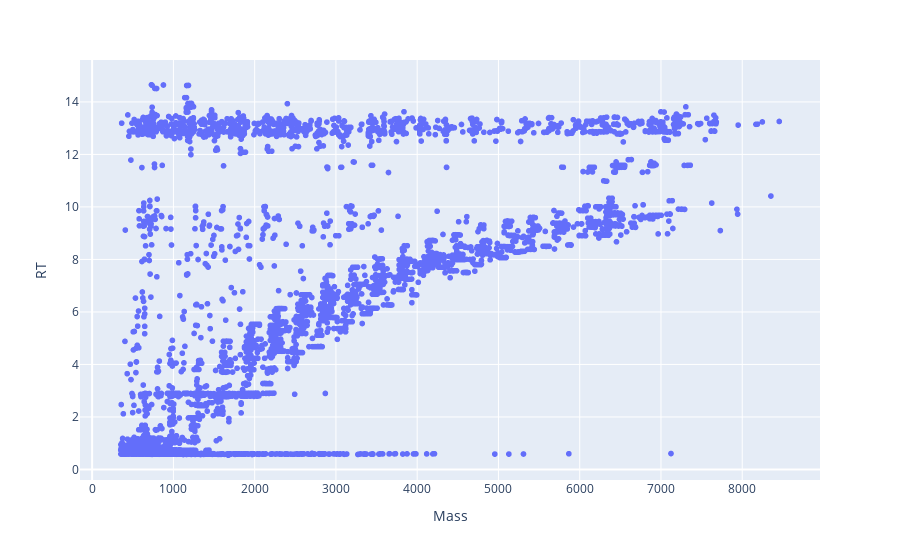
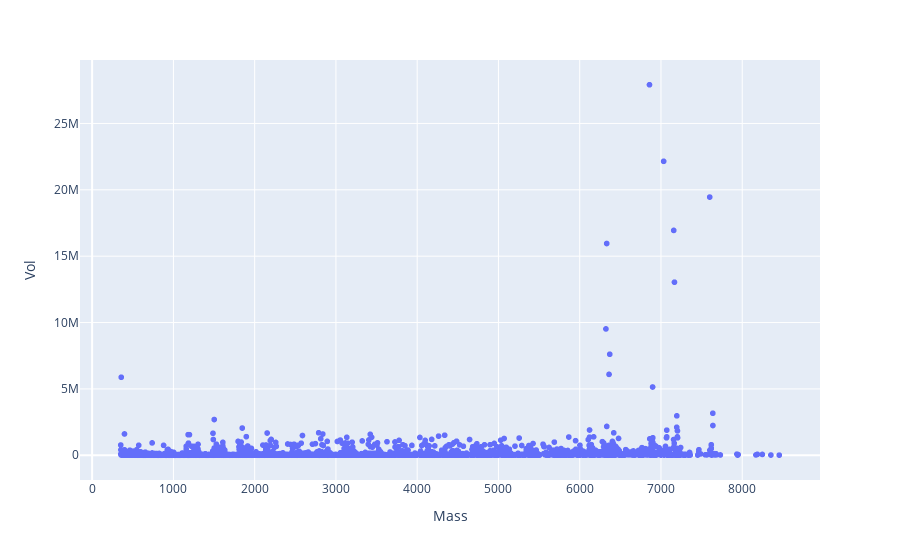

Write notebook code for charts like these, in order.
### Code cell
# df_sample = df_2mix[(df_2mix.Mass<8000)&(df_2mix.RT<15)]
# df_sample = df_simulated_5mix.copy()
# df_sample = df_5mix[(df_5mix.Mass<8500)&(df_5mix.RT<10)]
df_sample = df_5mix[(df_5mix.Mass<8500)&(df_5mix.RT<15)]
# df_sample = df_5mix[(df_5mix.Mass<8500)&(df_5mix.RT<10)&(df_5mix.Vol>3E5)]
# df_sample = df_12mix[(df_12mix.RT<15)&(df_12mix.Mass<11000)]
# df_sample = dfm
# df_sample = dft.copy()
# df_sample = df_cmc[(df_cmc.Mass<8000)&(df_cmc.RT<15)].copy()
plotly_zone(df_sample)
plotly_zone(df_sample, y='Vol')

### Figure 1 — Plotly figure (JSON) as saved in the notebook; plotly's stock layout.template omitted (floating-point values rounded to 4 significant figures; data arrays with more than 128 entries replaced by an {"elided": "..."} marker saying what was removed)
{"data": [{"hovertemplate": "Mass=%{x}<br>RT=%{y}<extra></extra>", "legendgroup": "", "marker": {"color": "#636efa", "symbol": "circle"}, "mode": "markers", "name": "", "showlegend": false, "type": "scattergl", "x": {"elided": "4276 float values"}, "xaxis": "x", "y": {"elided": "4276 float values"}, "yaxis": "y"}], "layout": {"legend": {"tracegroupgap": 0}, "margin": {"t": 60}, "xaxis": {"anchor": "y", "domain": [0, 1], "title": {"text": "Mass"}}, "yaxis": {"anchor": "x", "domain": [0, 1], "title": {"text": "RT"}}}}

### Figure 2 — Plotly figure (JSON) as saved in the notebook; plotly's stock layout.template omitted (floating-point values rounded to 4 significant figures; data arrays with more than 128 entries replaced by an {"elided": "..."} marker saying what was removed)
{"data": [{"hovertemplate": "Mass=%{x}<br>Vol=%{y}<extra></extra>", "legendgroup": "", "marker": {"color": "#636efa", "symbol": "circle"}, "mode": "markers", "name": "", "showlegend": false, "type": "scattergl", "x": {"elided": "4276 float values"}, "xaxis": "x", "y": {"elided": "4276 int values"}, "yaxis": "y"}], "layout": {"legend": {"tracegroupgap": 0}, "margin": {"t": 60}, "xaxis": {"anchor": "y", "domain": [0, 1], "title": {"text": "Mass"}}, "yaxis": {"anchor": "x", "domain": [0, 1], "title": {"text": "Vol"}}}}
